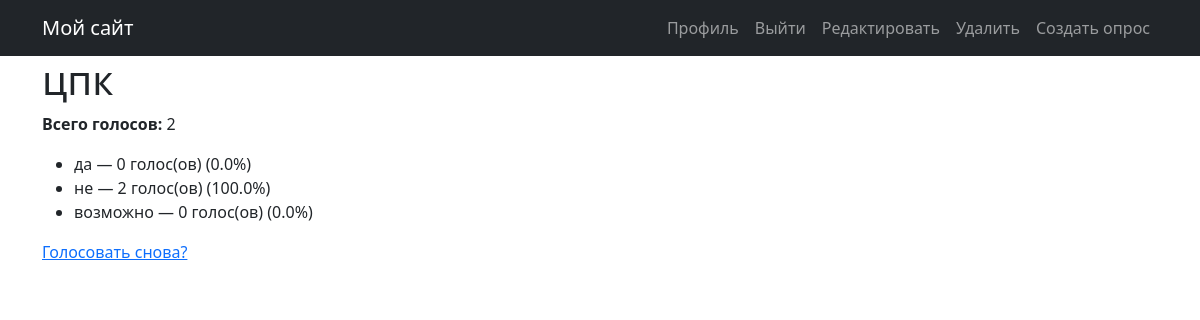
Page /polls/4/results/ (signed in) on the committed database.
### polls/models.py (models this page shows, shortened)
class Question(models.Model):
    question_text = models.CharField( verbose_name="название", max_length=200)
    description_short = models.CharField( max_length=300, verbose_name="Краткое описание", blank=True)
    description_full = models.TextField(verbose_name="Полное описание", blank=True)
    image = models.ImageField(upload_to='polls/images/', verbose_name="Изображение", blank=True, null=True)
    pub_date = models.DateTimeField('date published', auto_now_add=True)
    expires_at = models.DateTimeField( verbose_name= "Истекает в",  null=True, blank=True)
    author = models.ForeignKey(User, on_delete=models.CASCADE, related_name='questions')

class Choice(models.Model):
    question = models.ForeignKey(Question, on_delete=models.CASCADE)
    choice_text = models.CharField(max_length=200)
    votes = models.IntegerField(default=0)

### polls/views.py (the view)
# urls.py: path('<int:pk>/results/', views.ResultsView.as_view(), name='results'),
class ResultsView(generic.DetailView):
    model = Question
    template_name = 'polls/results.html'
    def get_context_data(self, **kwargs):
        context = super().get_context_data(**kwargs)
        question = self.get_object()
        total_votes = sum(choice.votes for choice in question.choice_set.all())
        choices_with_percent = []
        for choice in question.choice_set.all():
            if total_votes > 0:
                percent = (choice.votes / total_votes) * 100
            else:
                percent = 0
            choices_with_percent.append({
                'choice': choice,
                'percent': round(percent, 2)
            })
        context['choices_with_percent'] = choices_with_percent
        context['total_votes'] = total_votes
        return context

### polls/templates/polls/results.html
{% extends "base_generic.html" %}
{% block content %}
  <h1>{{ question.question_text }}</h1>
  <p><strong>Всего голосов:</strong> {{ total_votes }}</p>
  <ul>
    {% for item in choices_with_percent %}
      <li>
        {{ item.choice.choice_text }} — {{ item.choice.votes }} голос(ов) ({{ item.percent }}%)
      </li>
    {% endfor %}
  </ul>
  <a href="{% url 'polls:detail' question.id %}">Голосовать снова?</a>
{% endblock %}

### rows in the picture
Question: question_text "цпк"
Choice: choice.choice_text "да", choice.votes "0", percent "0.0"
Choice: choice.choice_text "не", choice.votes "2", percent "100.0"
Choice: choice.choice_text "возможно", choice.votes "0", percent "0.0"

### other values in the picture
{{ total_votes }} "2"
